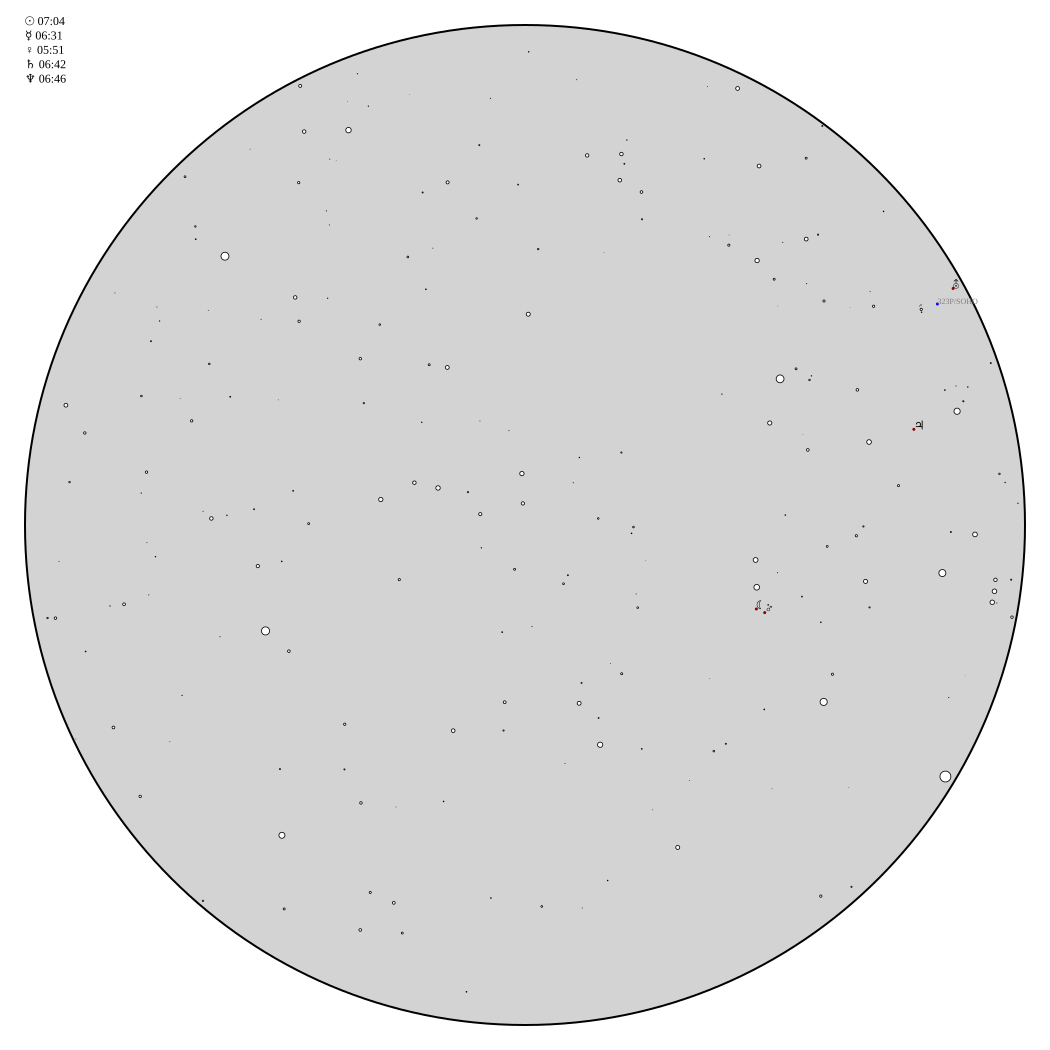

Python code for this plot:
from skyfield import almanac
from skyfield.api import load, Topos, Star
from skyfield.data import hipparcos, mpc
from astropy import units
from datetime import datetime
from pytz import timezone
import drawsvg as draw
import numpy as np
import math

# maxalt = 60.0
magnitude = 4.0
mindist=1.0
radius = 500
margin=50
cometfont=8
textfont=12
planetfont=12
d = draw.Drawing(2*radius+margin, 2*radius+margin, origin='center', displayInline=False)
# Draw the horizon circle
d.append(draw.Circle(0, 0, radius, fill='lightgrey', stroke_width=2, stroke='black'))

ts = load.timescale()
ephem = load('https://raw.githubusercontent.com/skyfielders/python-skyfield/master/ci/de421.bsp')
cet = timezone('CET')

sun, moon, earth = ephem['sun'], ephem['moon'], ephem['earth']

amsterdam = Topos('52.3679 N', '4.8984 E')
amstercentric = earth + amsterdam

t0 = ts.now()
t1 = ts.tt_jd(t0.tt + 1)
nu = t0.utc_datetime().astimezone(cet).time().strftime('%H:%M')

# Teken helderste sterren in
istars=0
print("Teken sterrenkaart")
with load.open(hipparcos.URL) as f:
    df = hipparcos.load_dataframe(f)
df = df[df['magnitude'] <= magnitude]
bright_stars = Star.from_dataframe(df)
astrometric = amstercentric.at(t0).observe(bright_stars)
alt, az, distance = astrometric.apparent().altaz()
for alti, azi, mag in zip(alt.degrees, az.degrees, df['magnitude']):
    if (alti > 0.0):
        ix = radius*(90.0-alti)/90.0*math.sin(np.deg2rad(-azi))
        iy = radius*(alti-90.0)/90.0*math.cos(np.deg2rad(-azi))
        d.append(draw.Circle(ix, iy, magnitude-mag,
            fill='white', stroke_width=0.8, stroke='black'))
        istars = istars+1
print(istars,"sterren boven de horizon")

# Comets!
from skyfield.constants import GM_SUN_Pitjeva_2005_km3_s2 as GM_SUN
with load.open(mpc.COMET_URL) as f:
    comets = mpc.load_comets_dataframe(f)
print(len(comets), "kometen gevonden")
comets = (comets.sort_values('reference')
          .groupby('designation', as_index=False).last()
          .set_index('designation', drop=False))
f = open("cometlist.txt",'r')
for name in f:
    row = comets.loc[name.strip()]
    comet = sun + mpc.comet_orbit(row, ts, GM_SUN)
    ra, dec, distance = sun.at(t0).observe(comet).radec()
    print(name.strip(),"at",distance.au,"AU")
    if (distance.au < mindist):
       astrometric = amstercentric.at(t0).observe(comet)
       alti, azi, distance = astrometric.apparent().altaz()
       if (alti.to(units.deg) > 0.0):
           print (name.strip(),"hoogte: %6.2f, azimuth: %6.2f"%(alti.to(units.deg).value, azi.to(units.deg).value))
           ix = radius*(90.0-alti.to(units.deg).value)/90.0*math.sin(-azi.to(units.rad).value)
           iy = radius*(alti.to(units.deg).value-90.0)/90.0*math.cos(-azi.to(units.rad).value)
           d.append(draw.Circle(ix, iy, 1, fill='darkred', stroke_width=1, stroke='blue'))
           d.append(draw.Text(name.strip(), cometfont, ix, iy, center=0.0, fill='grey'))

# Teken planeten in
planets = {'☉': 'Sun', '☾': 'Moon', '☿': 'Mercury', '♀': 'Venus', '♂': 'Mars',
           '♃': 'Jupiter barycenter', '♄': 'Saturn barycenter',
           '⛢': 'Uranus barycenter',  '♆': 'Neptune barycenter'}

irise = 0
for p in planets:
    astrometric = amstercentric.at(t0).observe(ephem[planets[p]])
    alti, azi, distance = astrometric.apparent().altaz()
    if (alti.to(units.deg) > 0.0):
        print (p,"hoogte: %6.2f, azimuth: %6.2f"%(alti.to(units.deg).value, azi.to(units.deg).value))
        ix = radius*(90.0-alti.to(units.deg).value)/90.0*math.sin(-azi.to(units.rad).value)
        iy = radius*(alti.to(units.deg).value-90.0)/90.0*math.cos(-azi.to(units.rad).value)
        d.append(draw.Circle(ix, iy, 1, fill='darkred', stroke_width=1, stroke='darkred'))
        d.append(draw.Text(p, planetfont, ix, iy, center=0.0, fill='black'))
    else:
        f = almanac.risings_and_settings(ephem, ephem[planets[p]], amsterdam)
        t, y = almanac.find_discrete(t0, t1, f)
        for ti, yi in zip(t, y):
            trise = ti.utc_datetime().astimezone(cet).time()
            if yi:
                opkomst = trise.strftime('%H:%M')
                print(p,"opkomst om",opkomst)
                d.append(draw.Text(p+" "+opkomst, textfont, -radius, 1.2*textfont*irise-radius,
                                   center=0.0, fill='black'))
                irise = irise+1

maanverlicht  = int(100*(almanac.fraction_illuminated(ephem, 'Moon', t0)+0.05))
venusverlicht = int(100*(almanac.fraction_illuminated(ephem, 'Venus', t0)+0.05))
print('Maan',str(maanverlicht)+'% verlicht')
print('Venus',str(venusverlicht)+'% verlicht')

d.save_svg('planisfeer.svg')
# d.save_png('planisfeer.png') # planeetsymbolen komen niet door in png plot
